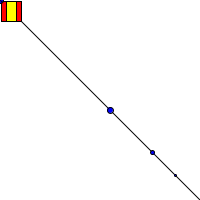
Frame 1 (no input)
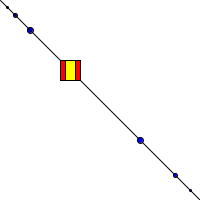
Frame 60 (the mouse pressed at the canvas centre just before this capture)
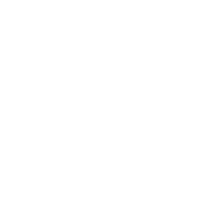
Frame 120 (the mouse held since frame 60 and released just before this capture)

The Processing sketch that drew these frames (run headless with seeded random() and noise(); from frame 60 on, the mouse is pressed at the canvas centre):

// Processing sketch: processing_89836
// ── processing_89836.pde

int speed=1;
int x=0;
int y=0;
void setup()
{
  size(200,200);
}
void draw()
{
  //frameRate(10);
  shape(mouseX,mouseY);
}
void shape(float a,float b)
{
  background(255,255,255);
  if(((a-width/2>10||a-width/2<-10))&&((b-height/2>10)||(b-height/2<-10)))
  {
    if(x+20<=width&&y+20<=height&&x>=0&&y>=0)
    {
      speed=speed*1;
    }
    else
    speed*=-1;
    x+=speed;
    y+=speed;
    fill(255,0,0);
    rect(x,y,20,20);
    fill(255,255,0);
    rect(x+5,y,10,20);
    fill(0,0,255);
    ellipse(x/8,y/8,2,2);
    ellipse(x/4,y/4,4,4);
    ellipse(x/2,y/2,6,6);
    line(0,0,x,y);
    int m=width-x-20;
    int n=height-y-20;
    line(x+20,y+20,width,height);
    ellipse((x+40)+m*0.625,(y+40)+n*0.625,4,4);
    ellipse((x+40)+m*0.75,(y+40)+m*0.75,2,2);
    ellipse((x+20)+m/2,(y+20)+m/2,6,6);
  }
}
    
